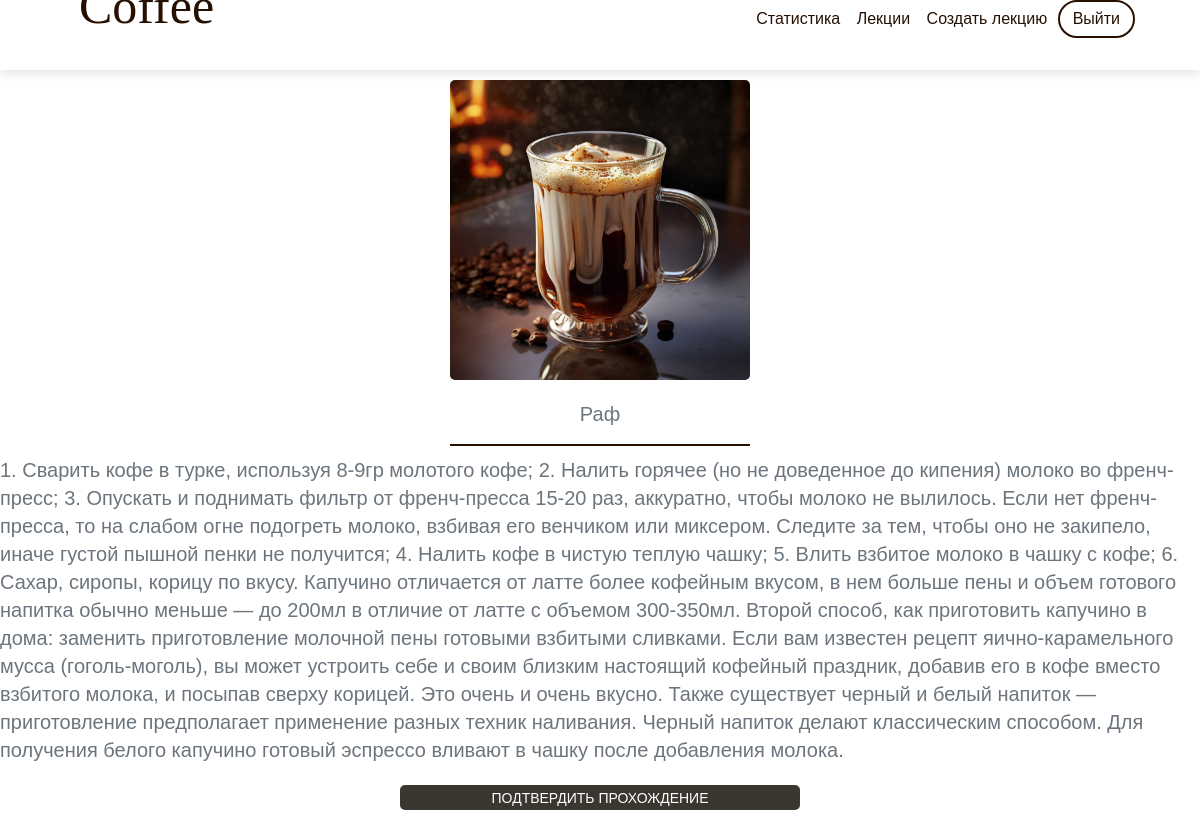
The app's page /lectures/1 (signed in) with its own data.
### models.py (models this page shows)
class Lecture(UserMixin, db.Model):
    id = db.Column(db.Integer, primary_key=True)
    text = db.Column(db.String(5000), nullable=False)
    name = db.Column(db.String(5000), nullable=False)

### main.py (the view, shortened to what this page needs)
@main.route('/lectures/<int:id>', methods=['GET', 'POST'])
@login_required
def lecture(id):
    lecture = models.Lecture.query.filter_by(id=id).first()
    if request.method == 'GET':
        return render_template('lecture.html', data=lecture)

### __init__.py (called while the page is built)
def create_app() -> Flask:
    app = Flask(__name__)
    app.config['SECRET_KEY'] = 'secret-key-goes-here'
    app.config['SQLALCHEMY_DATABASE_URI'] = 'sqlite:///db.sqlite'
    app.config['SQLALCHEMY_TRACK_MODIFICATIONS'] = False
    app.config['UPLOAD_FOLDER_DOCS'] = UPLOAD_FOLDER_DOCS
    db.init_app(app)
    login_manager = LoginManager()
    login_manager.login_view = 'auth.login'
    login_manager.init_app(app)
    with app.app_context():
        db.create_all()
    from .auth import auth as auth_blueprint
    app.register_blueprint(auth_blueprint)
    from .main import main as main_blueprint
    app.register_blueprint(main_blueprint)
    from .models import User
    @login_manager.user_loader
    def load_user(user_id):
        return User.query.get(int(user_id))
    return app

### templates/lecture.html (shortened to what this page needs)
{% extends "base.html" %}
{% block content %}
    <div class="vet-info-list" style="display: flex;
	flex-direction: column;
	justify-content: center;
	align-items: center;
	flex-wrap: wrap;">
        <div style="border-bottom: 2px solid #251002; display: flex;
            flex-direction: column;
            justify-content: center;
            align-items: center;
            flex-wrap: wrap;">
            <div class="image-post" style="margin-bottom: 10px; margin-top: 10px;">
                <img src="/static/images/lectures/{{data.name}}.png" width=300 height=300>
            </div>
            <p style="font-size: 20px; margin-top: 10px; color: #6c757d;">{{data.name}}</p>
        </div>
        <div style="display: flex;
            flex-direction: column;
            justify-content: flex-start;
            align-items: center;
            flex-wrap: wrap;">
            <p style="font-size: 20px; margin-top: 10px; color: #6c757d;">{{data.text}}</p>
            <div>
                <a class="a-profile">
                    <form method="post">
                        <button class="button-profile">Подтвердить прохождение</button>
                    </form>
                </a>
            </div>
        </div>
    </div>
{% endblock %}

### templates/base.html (style rules this page uses)
body { position: relative; font-weight: 300; font-family: "DM Sans", sans-serif; font-style: normal; font-size: 16px; line-height: 1.4; color: #000; min-width: 320px; overflow-x: hidden; height: auto; }
.image-post { display: flex; flex-direction: row; justify-content: center; align-items: center; flex-wrap: wrap; border-radius: 7px; }
.button-profile { text-decoration: none; margin: 0 auto; display: block; margin-top: 5px; margin-bottom: 8px; padding: 0 12px; background: #3C3630; color: white; text-transform: uppercase; font-size: 14px; line-height: 22px; transition: .07s ease-in; border-radius: 5px; border: 0; text-align: center; width: 400px; height: 25px; }
img { border-radius: 5px; }
.a-profile { text-decoration: none; }

### records on screen
Lecture: name "Раф", text "1. Сварить кофе в турке, используя 8-9гр молотого кофе; 2. Налить горячее (но не доведенное до кипения) молоко во френч-пресс; 3. Опускать и поднимать фильтр от френч-пресса 15-20 раз, аккуратно, чтобы молоко не вылилось. Если нет френч-пресса, то на слабом огне подогреть молоко, взбивая его венчиком или миксером. Следите за тем, чтобы оно не закипело, иначе густой пышной пенки не получится; 4. Налить кофе в чистую теплую чашку; 5. Влить взбитое молоко в чашку с кофе; 6. Сахар, сиропы, корицу по вкусу. Капучино отличается от латте более кофейным вкусом, в нем больше пены и объем готового напитка обычно меньше — до 200мл в отличие от латте с объемом 300-350мл. Второй способ, как приготовить…"
